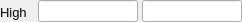
    <widget class="PyDMFrame" name="composite">
      <property name="geometry">
        <rect>
          <x>77</x>
          <y>39</y>
          <width>242</width>
          <height>22</height>
        </rect>
      </property>
      <widget class="PyDMLineEdit" name="text_entry_1">
        <property name="geometry">
          <rect>
            <x>38</x>
            <y>0</y>
            <width>100</width>
            <height>22</height>
          </rect>
        </property>
        <property name="channel" stdset="0">
          <string>ca://${P}${M}.HLM</string>
        </property>
        <property name="toolTip">
          <string>${P}${M}.HLM</string>
        </property>
        <property name="font" stdset="0">
          <font>
            <pointsize>10</pointsize>
          </font>
        </property>
        <property name="styleSheet">
          <string notr="true">PyDMLineEdit#text_entry_1 {
  color: rgb(0, 0, 0);
  background-color: rgb(115, 223, 255);
  border: 1px solid black;
  margin: 0px;
  padding: 0px;
  spacing: 0px;
  }</string>
        </property>
      </widget>
      <widget class="PyDMLineEdit" name="text_entry_2">
        <property name="geometry">
          <rect>
            <x>142</x>
            <y>0</y>
            <width>100</width>
            <height>22</height>
          </rect>
        </property>
        <property name="channel" stdset="0">
          <string>ca://${P}${M}.DHLM</string>
        </property>
        <property name="toolTip">
          <string>${P}${M}.DHLM</string>
        </property>
        <property name="font" stdset="0">
          <font>
            <pointsize>10</pointsize>
          </font>
        </property>
        <property name="styleSheet">
          <string notr="true">PyDMLineEdit#text_entry_2 {
  color: rgb(0, 0, 0);
  background-color: rgb(115, 223, 255);
  border: 1px solid black;
  margin: 0px;
  padding: 0px;
  spacing: 0px;
  }</string>
        </property>
      </widget>
      <widget class="QLabel" name="text_7">
        <property name="geometry">
          <rect>
            <x>0</x>
            <y>3</y>
            <width>35</width>
            <height>18</height>
          </rect>
        </property>
        <property name="text">
          <string>High</string>
        </property>
        <property name="font" stdset="0">
          <font>
            <pointsize>10</pointsize>
          </font>
        </property>
        <property name="brush" stdset="0">
          <brush brushstyle="NoBrush">
            <color alpha="255">
              <red>0</red>
              <green>0</green>
              <blue>0</blue>
            </color>
          </brush>
        </property>
        <property name="toolTip">
          <string>text_7</string>
        </property>
        <property name="alignment">
          <set>Qt::AlignLeading|Qt::AlignLeft|Qt::AlignVCenter</set>
        </property>
        <property name="styleSheet">
          <string notr="true">QLabel#text_7 {
  color: rgb(0, 0, 0);
  }</string>
        </property>
      </widget>
    </widget>
